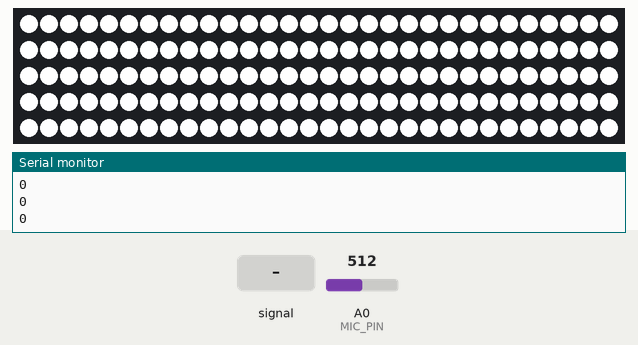
Simulated run of this sketch. Board: Arduino Uno, built with avr-gcc and run on an emulated ATmega328P. Shown: 150 RGB LEDs in strip order, left to right, continuing on the next row, the last lines printed to the serial monitor. Inputs (shaded band) come from the test bench; at power-on: A0 (MIC_PIN) = 512. Dim RGB values are drawn brighter than linear.

Above: at 1.2 s.
1.3 s: A0 (MIC_PIN) fed a 200 Hz sine of ±255 counts around its level
At 1.36 s:
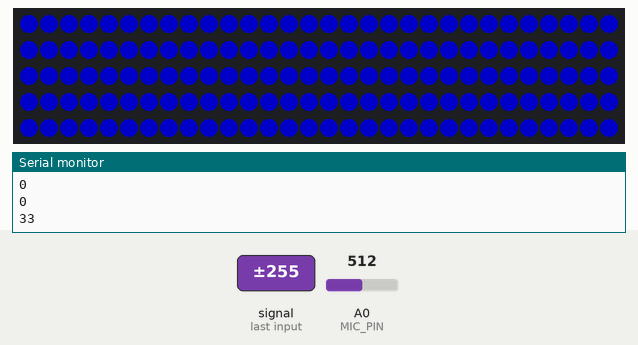
At 2.3 s:
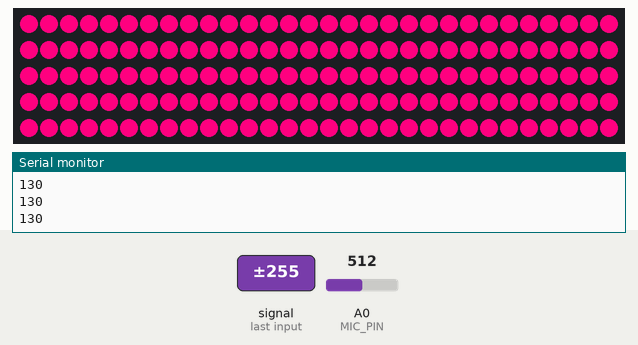
2.9 s: A0 (MIC_PIN) set to 214
At 2.94 s:
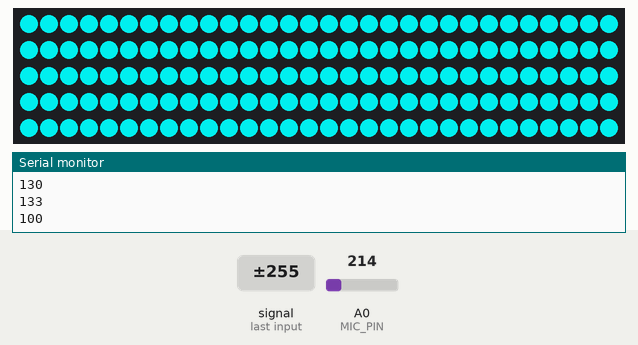
Timing chart, 0 to 5.9 s (numbered marks = the images above; inputs shaded):
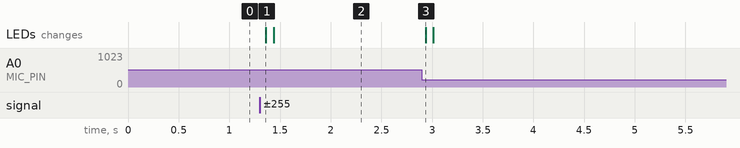

Measured:
- after the input at 1.3 s, the LEDs: change after 0.06 s (image 1)
- after the input at 2.9 s, the LEDs: change at once (image 3)

The sketch:

airfield.ino
```cpp
#include <Adafruit_NeoPixel.h>

/****************************************
Example Sound Level Sketch for the
Adafruit Microphone Amplifier
****************************************/

#define SAMPLES 5
#define N_PIXELS  150  // Number of pixels in strand
#define MIC_PIN   A0  // Microphone is attached to this analog pin
#define LED_PIN    6  // NeoPixel LED strand is connected to this pin

const int sampleWindow = 20; // Sample window width in mS (50 mS = 20Hz)
unsigned int sample;

int vol[SAMPLES];
int volCount = 0;
int total = 0;
int avg = 0;
int avg_int = 0;

Adafruit_NeoPixel strip = Adafruit_NeoPixel(N_PIXELS, LED_PIN, NEO_GRB + NEO_KHZ800);


void setup()
{
   Serial.begin(9600);
   analogReference(EXTERNAL);
   memset(vol, 0, sizeof(vol));
   strip.begin();
}


void loop()
{
   unsigned long startMillis= millis();  // Start of sample window
   unsigned int peakToPeak = 0;   // peak-to-peak level

   unsigned int signalMax = 0;
   unsigned int signalMin = 1024;

   // collect data for 50 mS
   while (millis() - startMillis < sampleWindow)
   {
      sample = analogRead(MIC_PIN);
      if (sample < 1024)  // toss out spurious readings
      {
         if (sample > signalMax)
         {
            signalMax = sample;  // save just the max levels
         }
         else if (sample < signalMin)
         {
            signalMin = sample;  // save just the min levels
         }
      }
   }
   peakToPeak = signalMax - signalMin;  // max - min = peak-peak amplitude
//   int volts = (peakToPeak * 3.3) / 1024;  // convert to volts

   total = total - vol[volCount];
   vol[volCount] = peakToPeak;                      // Save sample for dynamic levelin
   total = total + vol[volCount];
   volCount += 1;
   if(volCount >= SAMPLES) volCount = 0; // Advance/rollover sample counter
   avg = total / SAMPLES;
   avg_int = map(constrain(avg, 100, 900), 100, 900, 0, 255);
//   Serial.print(avg);
//   Serial.print(",");

    uint32_t color = strip.Color(0, 0, 0);

    if (avg_int < 32) {
      color = strip.Color(255, 255, 255); // white
    } else if (avg_int < 64) {
      color = strip.Color(0, 0, 102); // blue
    } else if (avg_int < 96) {
      color = strip.Color(76, 153, 0); // verde
    } else if (avg_int < 128) {
      color = strip.Color(0, 204, 204); // turcoaz
    } else if (avg_int < 160) {
      color = strip.Color(255, 0, 127);
    } else if (avg_int < 192) {
      color = strip.Color(204, 0, 0);
    } else if (avg_int < 224) {
      color = strip.Color(255, 0, 0);
    } else {
      color = strip.Color(255, 51, 255);
    }

    for (int i = 0; i < N_PIXELS; i++) {
      strip.setPixelColor(i, color);
    }
    strip.show();
   Serial.print(avg_int);
   Serial.println();
}
```
